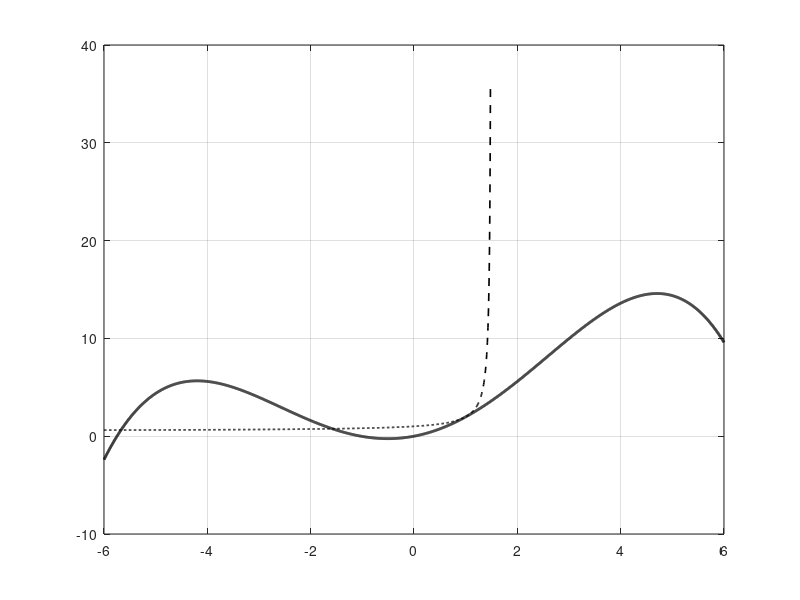

This figure's MATLAB source: (Note: this script raises an error after producing the figure.)
% =========================================================================
% Phương pháp MMA
% =========================================================================

clc; clear; close all;

% 1. ĐỊNH NGHĨA HÀM SỐ VÀ ĐẠO HÀM
g = @(x) x + x.^2 - (1/40).*x.^4;
dg = @(x) 1 + 2.*x - (1/10).*x.^3;

% Điểm khảo sát x0 = 1
x0 = 1;
g0 = g(x0);      % g(1) = 1.975
dg0 = dg(x0);    % g'(1) = 2.9

% Miền giá trị x để vẽ
x = linspace(-6, 6, 2000); % Tăng điểm ảnh để vẽ mượt hơn
y_true = g(x);

% 2. CÁC GIÁ TRỊ TIỆM CẬN TRÊN (U)
U_values = [1.5, 4, 20, 10000];
line_styles = {'--', ':', '-.', '-'}; 
line_colors = {'k', 'k', 'k', 'k'};   

% 3. VẼ ĐỒ THỊ
figure('Color', 'w', 'Position', [100, 100, 800, 600]);
hold on; grid on; box on;

% Vẽ hàm gốc g(x)
plot(x, y_true, 'k-', 'LineWidth', 2, 'DisplayName', 'Hàm gốc g(x)');

% Vòng lặp tính và vẽ MMA
for i = 1:length(U_values)
    U = U_values(i);
    
    % Tính toán hệ số (đạo hàm dương -> dùng U)
    p = (U - x0)^2 * dg0;
    r = g0 - p / (U - x0);
    g_mma = r + p ./ (U - x);
    
    % --- XỬ LÝ RIÊNG THEO YÊU CẦU ---
    % Với U = 1.5
    if U == 1.5
        g_mma(x >= 1.5) = NaN;
    end
    
    % Với U = 4
        if U == 4
         g_mma(abs(x - U) < 0.05) = NaN; % Chỉ ngắt tại điểm gián đoạn
    end

    % Giới hạn hiển thị trục y để hình không bị biến dạng
    g_mma(g_mma > 50 | g_mma < -50) = NaN;

    % Thiết lập Label
    if U == 10000
        legend_label = sprintf('Xấp xỉ MMA với U^0=10^4');
    else
        legend_label = sprintf('Xấp xỉ MMA với U^0=%.1f', U);
    end
    
    % Vẽ đường cong
    plot(x, g_mma, line_styles{i}, 'Color', line_colors{i}, ...
         'LineWidth', 1.2, 'DisplayName', legend_label);
     
    % Vẽ đường tiệm cận đứng minh họa cho U=1.5 và U=4
    if U <= 4
         xline(U, 'k:', 'LineWidth', 0.5, 'HandleVisibility', 'off');
    end
end

% 4. TRANG TRÍ
xlim([-6 6]);
ylim([-10 40]);
xlabel('x');
ylabel('g(x)');

% Đánh dấu điểm x0
plot(x0, g0, 'ko', 'MarkerFaceColor', 'k', 'MarkerSize', 16, 'HandleVisibility', 'off');
text(x0, g0-3, 'x^0=1', 'HorizontalAlignment', 'center');

legend('Location', 'northwest');
hold off;
